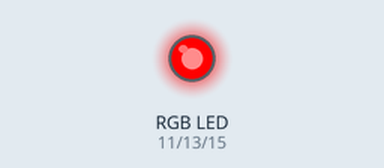
Bench run of a program on a simulated Raspberry Pi (header pin numbers). Shown: an RGB LED mixed from three pins (HIGH = lit).

Above: at 0.5 s.
At 1.5 s:
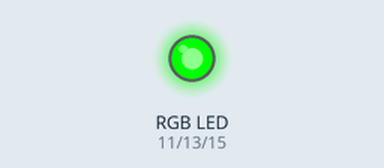
At 5.5 s:
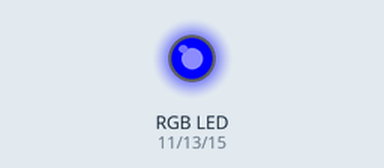
Timing chart, 0 to 6.9 s (numbered marks = the images above):
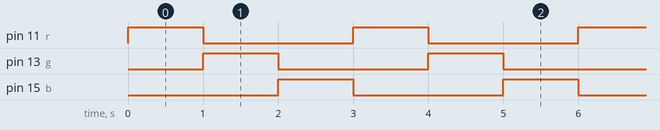

The program:

RGB.py
```python
import RPi.GPIO as GPIO
from time import sleep

GPIO.setwarnings(False)
GPIO.setmode(GPIO.BOARD)
r = 11
g = 13
b = 15
GPIO.setup(r, GPIO.OUT)
GPIO.setup(g, GPIO.OUT)
GPIO.setup(b, GPIO.OUT)

# displays red for first second then green finally blue
try:
    while True:
        GPIO.output(r, GPIO.HIGH)
        GPIO.output(g, GPIO.LOW)
        GPIO.output(b, GPIO.LOW)
        sleep(1)
        GPIO.output(r, GPIO.LOW)
        GPIO.output(g, GPIO.HIGH)
        GPIO.output(b, GPIO.LOW)
        sleep(1)
        GPIO.output(r, GPIO.LOW)
        GPIO.output(g, GPIO.LOW)
        GPIO.output(b, GPIO.HIGH)
        sleep(1)

except KeyboardInterrupt:
    GPIO.cleanup()
```

Measured:
- by itself, pin 11 (r), pin 13 (g), pin 15 (b): alternates HIGH for 1.0 s and LOW for 2.0 s
- by itself, everything shown: repeats every 3.0 s, in 3 steps
